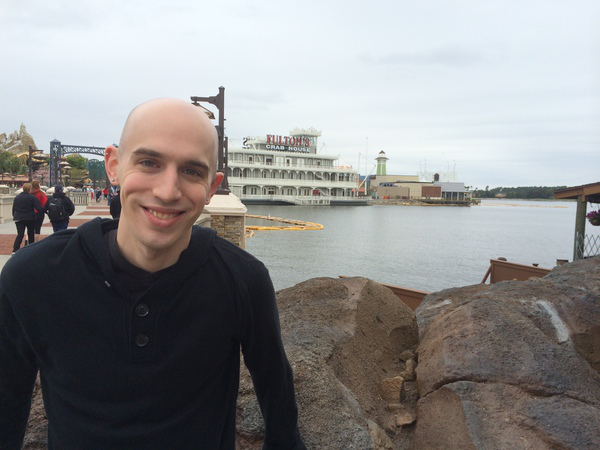
#> input picture adrian.png, 600 x 450 px, found by its file name
$ jupyter execute 8_cropping_with_openCV.ipynb
#> lines starting #> are read from the running program, lines starting #| are printed output that depends on the picture
<a href="https://colab.research.google.com/github/reeda23/Open-CV101-OpenCV-Basics/blob/main/8_cropping_with_openCV.ipynb" target="_parent"></a>

[cell 1]
#importing packages
import cv2
import numpy as np
import matplotlib.pyplot as plt

[cell 2]
#load image
image = cv2.imread('/content/drive/MyDrive/OpenCV101 - Basics of OpenCV/adrian.png')
#> image is the input picture: shape (450, 600, 3); mean B, G, R 139.9, 140.1, 141
image = cv2.cvtColor(image, cv2.COLOR_BGR2RGB)

[cell 3]
#display image
plt.imshow(image)
plt.title("Original Image")

[cell 4]
#cropping an image with openCV

#syntax cropped_image = image[startY:endY , startX:endX] | Y mean rows and X mean columns

face = image[91:250, 91:225]
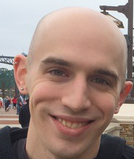
#> face: shape (159, 134, 3); mean R, G, B 159.5, 135.1, 126.3
plt.imshow(face)
plt.title("Face")

[cell 5]
body = image[250:, 0:290]
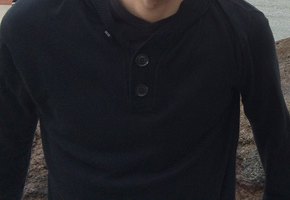
#> body: shape (200, 290, 3); mean R, G, B 31.4, 31.9, 36.5
plt.imshow(body)
plt.title("Body")

[cell 6]
#cropping background people
bgpeople = image[181:220, 18:79]
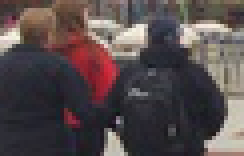
#> bgpeople: shape (39, 61, 3) (shown 4 times larger); mean R, G, B 85.8, 75, 75.9
plt.imshow(bgpeople)
plt.title("Background People")

$ run again, with grand_canyon.png copied over adrian.png
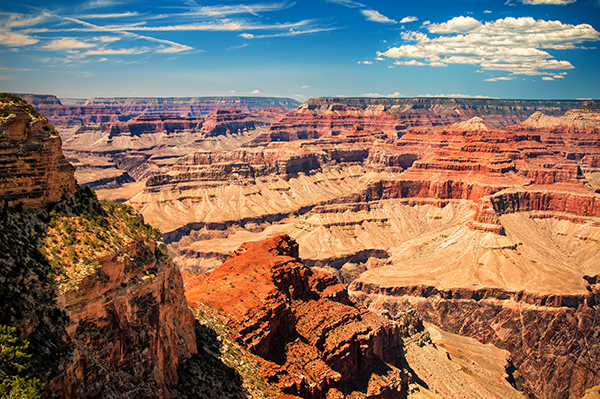
#> input picture grand_canyon.png, 600 x 399 px, found by its file name
#> image is the input picture: shape (399, 600, 3); mean B, G, R 97.3, 113.1, 138.6
#> `body = image[250:, 0:290]`:
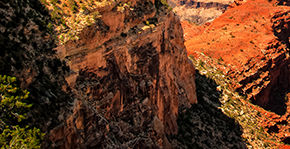
#> body: shape (149, 290, 3); mean R, G, B 98.7, 58.6, 32.8
#> `bgpeople = image[181:220, 18:79]`:
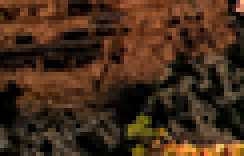
#> bgpeople: shape (39, 61, 3) (shown 4 times larger); mean R, G, B 69, 44.5, 26.1

$ run again, with persianCat.jpg saved as adrian.png
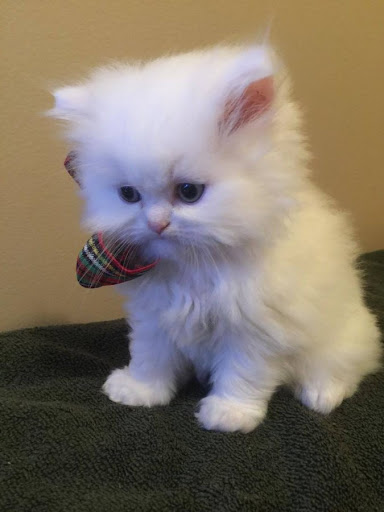
#> input picture persianCat.jpg, 384 x 512 px, found by its file name
#> image is the input picture: shape (512, 384, 3); mean B, G, R 104.1, 117.3, 128.4
#> `body = image[250:, 0:290]`:
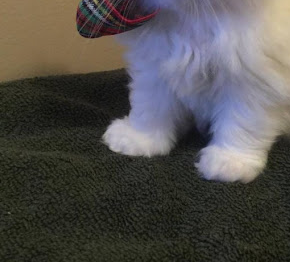
#> body: shape (262, 290, 3); mean R, G, B 82.1, 79.4, 77.8
#> `bgpeople = image[181:220, 18:79]`:
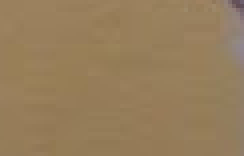
#> bgpeople: shape (39, 61, 3) (shown 4 times larger); mean R, G, B 150.2, 125.7, 91.2
